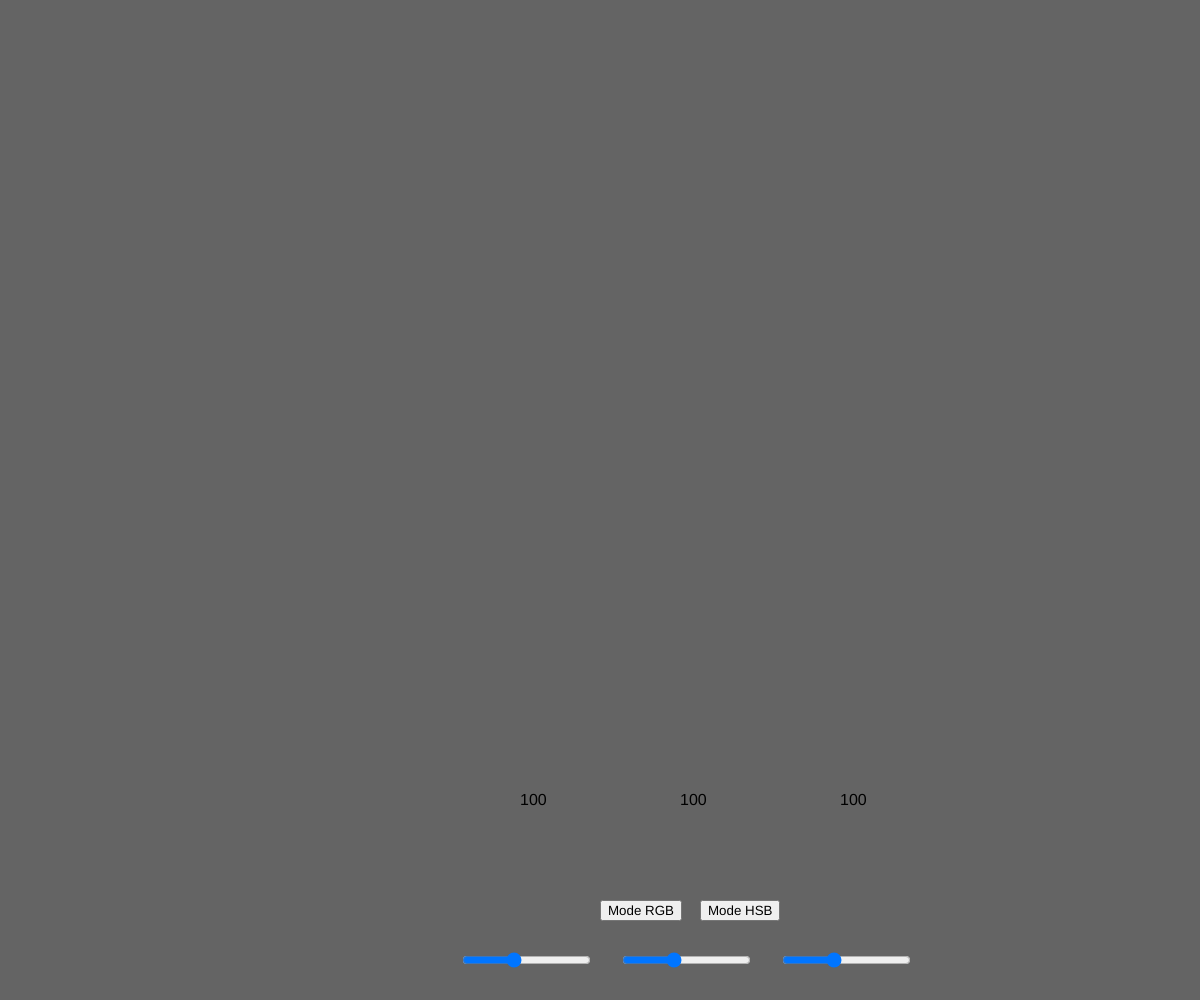
Frame 1 (no input)
Frame 60 (no input): identical to frame 1, image omitted
Frame 120 (the mouse pressed at the canvas centre since frame 60): identical to frame 1, image omitted

The p5.js sketch that drew this single still picture (run headless with seeded random() and noise() and a simulated clock; from frame 60 on, the mouse is pressed at the canvas centre):

// p5.js sketch
// ── sketch.js
var rSlider;
var gSlider;
var bSlider;
var modeRgbButton;
var modeHsbButton;


function setup() {
 createCanvas(windowWidth, windowHeight);
 
 modeRgbButton = createButton("Mode RGB");
 modeHsbButton = createButton("Mode HSB");

 modeRgbButton.position(windowWidth/2, windowHeight - 100);
 modeHsbButton.position(windowWidth/2 + 100, windowHeight - 100);
 modeRgbButton.mousePressed(rgb);
 modeHsbButton.mousePressed(hsb);
 
 rSlider = createSlider(0, 255, 100); //Valor minimo, Valor maximo, Valor inicial
 gSlider = createSlider(0, 255, 100);
 bSlider = createSlider(0, 255, 100);
 
 rSlider.position(windowWidth/2 - 140, windowHeight - 50);
 gSlider.position(windowWidth/2 + 20, windowHeight - 50); 
 bSlider.position(windowWidth/2 + 180, windowHeight - 50); 
}

function draw() {
  var r = rSlider.value();
  var g = gSlider.value();
  var b = bSlider.value();
  
  background(r, g, b);
  
  fill(0);
  textSize(16);
  text(rSlider.value(), windowWidth/2 - 80, windowHeight/2 + 305);
  text(gSlider.value(), windowWidth/2 + 80, windowHeight/2 + 305);
  text(bSlider.value(), windowWidth/2 + 240, windowHeight/2 + 305);
}

function rgb(){
 colorMode(RGB); 
}

function hsb(){
 colorMode(HSB); 
}
